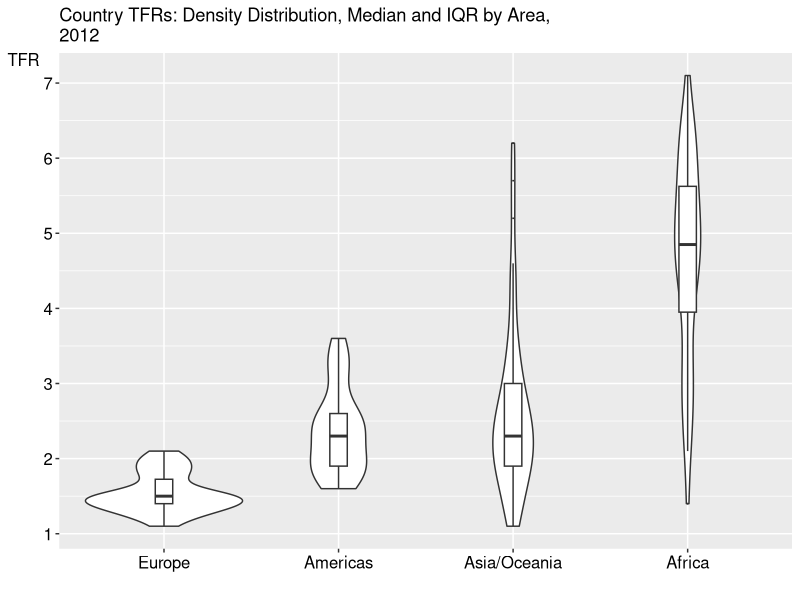

Write R code to recreate this figure.
library(ggplot2)

#Reading the data
w <- read.csv(file="WDS2012.csv", head=TRUE, sep=",")

p<-ggplot(data=w,aes(x=le,y=tfr,color=area))

# Density Distribution, Median and IQR by Area

p <- ggplot(w, aes(x=reorder(factor(area),tfr,FUN="median"), y=tfr))
p + geom_violin() + geom_boxplot(width=.1, outlier.size=0) +
scale_y_continuous(breaks=c(1,2,3,4,5,6,7)) +
theme(axis.title.y=element_text(angle=0,size=12),
axis.text.y=element_text(color="black", size=12),
axis.text.x=element_text(color="black", size=12),
legend.position="none") +
labs(title="Country TFRs: Density Distribution, Median and IQR by Area,
2012", x="", y="TFR")
